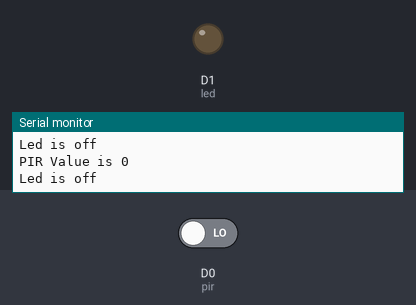
The sketch below on a simulated ESP8266 (NodeMCU). On the bench: output pins drawn as LEDs (lit = HIGH), the last lines printed to the serial monitor. The test bench sets the inputs (shaded band); at power-on: D0 (pir) LOW. WiFi joins after 1.5 s; servers stay silent unless stated.

Above: at 6.4 s.
6.5 s: D0 (pir) driven HIGH
At 7.7 s:
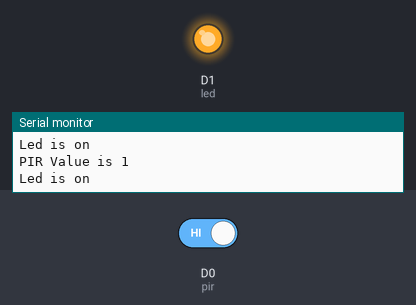
8.0 s: D0 (pir) driven LOW
At 8.9 s:
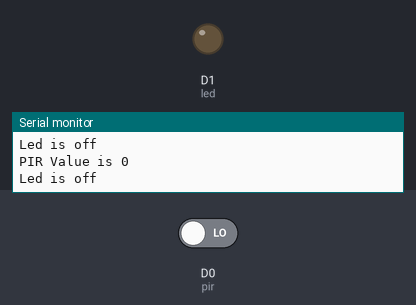
Timing chart, 0 to 11.0 s (numbered marks = the images above; inputs shaded):
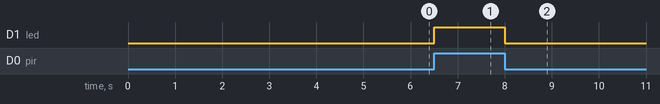

The sketch:

pir.ino
```cpp
#define led D1
#define pir D0
#include "ThingSpeak.h"
#include <ESP8266WiFi.h>

char ssid[] = "Viswanth";   // your network name
char pass[] = "jasthiuha";   // your network password
WiFiClient  client;

unsigned long myChannelField= 1491766;               //my Channel id
const int ChannelField = 1;                          //Channel Field 1
const char * myWriteApIKey = "VINAYEETUA8EEWMC";     //write API key

void setup() {
  pinMode(led,OUTPUT);
  pinMode(pir,INPUT);
  Serial.begin(9600);
  WiFi.mode(WIFI_STA);
  ThingSpeak.begin(client);
}

void loop() {
  if(WiFi.status() != WL_CONNECTED)
  {
    Serial.print("\nAttempting to connect to SSID: ");
    Serial.println(ssid);
    while(WiFi.status() != WL_CONNECTED)
    {
      WiFi.begin(ssid, pass);
      Serial.print("Connecting...\n");
      delay(5000);
    }
  Serial.println("\nConnected.");
  }
int x = digitalRead(pir);
Serial.print("PIR Value is ");
Serial.print(x);
Serial.print("\n");
if(x == HIGH)
{
  digitalWrite(led,HIGH);
  Serial.print("Led is on\n");
}
else
{
  digitalWrite(led,LOW);
  Serial.print("Led is off\n");
}
if(isnan(x))
{
  Serial.print("Failed to read from the sensor");
  return;
}
ThingSpeak.writeField(myChannelField, ChannelField, x, myWriteApIKey);
}
```

Measured:
- after the input at 6.5 s, D1 (led): LOW → HIGH at once
- after the input at 8.0 s, D1 (led): HIGH → LOW at once
